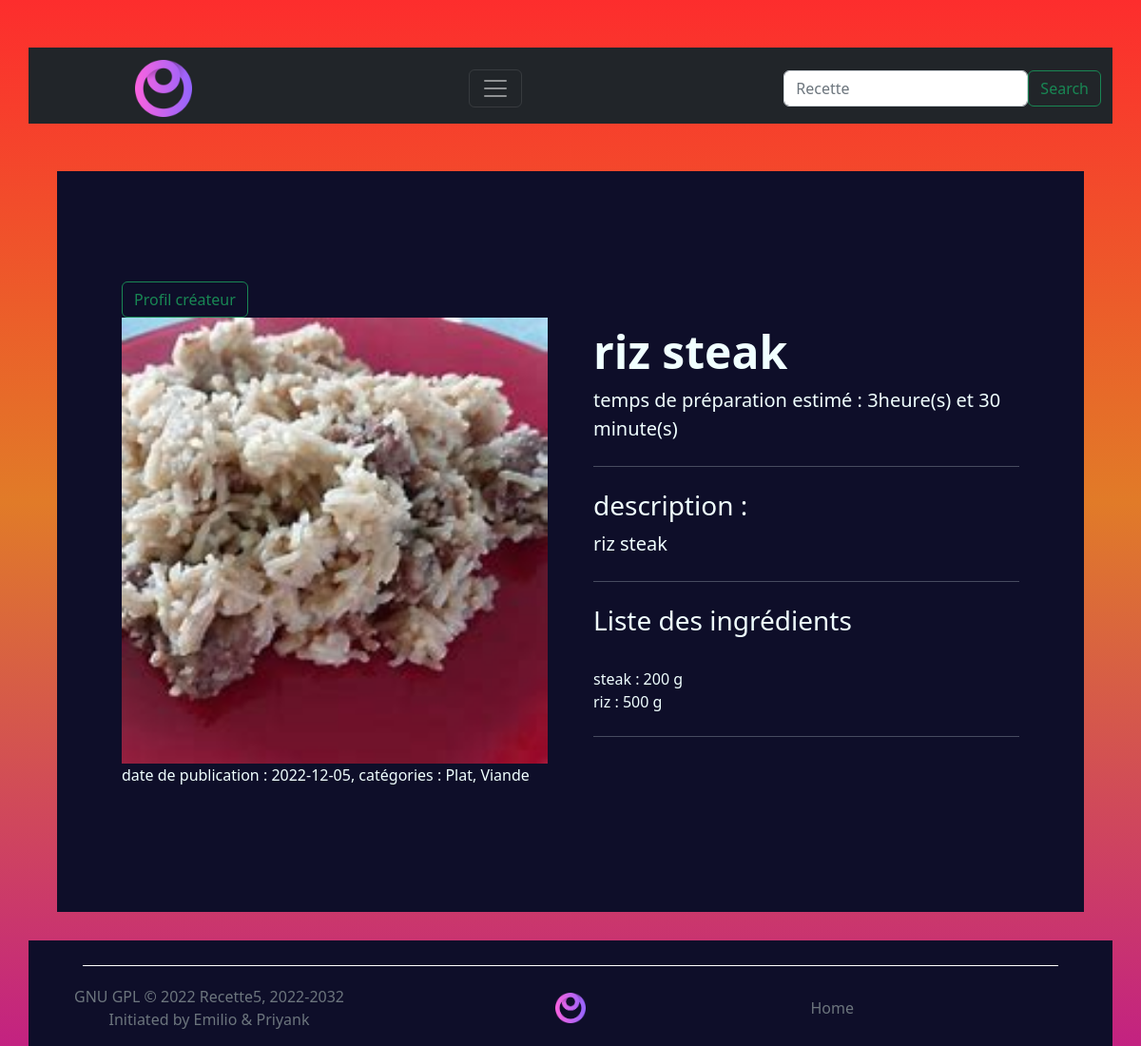
Page /index.php?module=recette&action=afficherMaRecette&idRecette=165 on the committed database.
### tables this page shows
CREATE TABLE `photo` (
  `idPhoto` bigint(20) UNSIGNED NOT NULL,
  `photo` varchar(50) DEFAULT NULL,
  `idRecette` bigint(20) UNSIGNED DEFAULT NULL
);

CREATE TABLE `Recette` (
  `idRecette` bigint(20) UNSIGNED NOT NULL,
  `titre` varchar(50) DEFAULT NULL,
  `tpsPreparration` int(11) DEFAULT NULL,
  `datePublication` date DEFAULT NULL,
  `description` varchar(1000) DEFAULT NULL,
  `noteAnnexe` varchar(50) DEFAULT NULL,
  `vegan` tinyint(1) DEFAULT NULL,
  `idUtilisateur` bigint(20) UNSIGNED DEFAULT NULL
);

CREATE TABLE `sousCategorie` (
  `idSousCategorie` bigint(20) UNSIGNED NOT NULL,
  `nomSousCategorie` varchar(50) NOT NULL,
  `idCategorie` bigint(20) UNSIGNED NOT NULL
);

CREATE TABLE `Categorie` (
  `idCategorie` bigint(20) UNSIGNED NOT NULL,
  `nom` varchar(50) DEFAULT NULL
);

CREATE TABLE `Utiliser` (
  `idRecette` bigint(20) UNSIGNED NOT NULL,
  `idIngredient` bigint(20) UNSIGNED NOT NULL,
  `Quantite` double DEFAULT NULL,
  `unite` varchar(50) DEFAULT NULL
);

CREATE TABLE `Ingredient` (
  `idIngredient` bigint(20) UNSIGNED NOT NULL,
  `nomIngredient` varchar(50) DEFAULT NULL
);

### module/mod_recette/mod_recette.php (called while the page is built, shortened)
<?php
    class ModRecette{
        public   function __construct() {
            $this->con=new ContRecette;
            $this->con->exec();
        }
    }
?>

### index.php (called while the page is built, shortened)
<?php
require_once('module/mod_recette/mod_recette.php');
$module = isset($_GET['module']) ? $_GET['module'] : 'rien' ;
switch ($module) {
      case "recette":
        new ModRecette();
      break;
}
include_once('template.php');
?>

### module/mod_recette/modele_recette.php (called while the page is built, shortened)
<?php
    class ModeleRecette extends Connexion{
         public function afficherPhoto($recette){
            $bdd=parent::$bdd;
            $sth = $bdd->prepare("SELECT photo FROM photo where idRecette=? ");
            $sth->execute(array($recette));
            $row = $sth->fetch();
            return $row;
         }
       public function  afficherMaRecette($idRecette){
        $bdd=parent::$bdd;
        $sthh = $bdd->prepare('SELECT * from Recette NATURAL join photo where idRecette=?') ;
            $sthh->execute(array($idRecette));
            $rows= $sthh->fetch();
            return $rows;
       }
       public function  afficherIngredientDeMaRecette($idRecette){
        $bdd=parent::$bdd;
        $sth=$bdd->prepare("SELECT idIngredient,nomIngredient,unite,Quantite FROM Utiliser NATURAL JOIN Ingredient WHERE idRecette=? ORDER BY idIngredient");
        $sth->execute(array($idRecette));
        $rows= $sth->fetchAll();
        return $rows;
       }
      public function afficherCategories($cat){
         $bdd = parent::$bdd;
         $sth = $bdd->prepare("SELECT idSousCategorie from Appartenir where idRecette=?");
         $sth->execute(array($cat));
         $row = $sth->fetch();
         if(isset($row['idSousCategorie'])){
            $sth2 = $bdd->prepare("SELECT nom , nomSousCategorie from Appartenir NATURAL JOIN Categorie NATURAL JOIN sousCategorie where idRecette=?");
            $sth2->execute(array($cat));
            $row2 = $sth2->fetch();
            return $row2;
         }else{
            $sth3 = $bdd->prepare("SELECT nom  from Appartenir NATURAL JOIN Categorie  where idRecette=?");
            $sth3->execute(array($cat));
            $row3 = $sth3->fetch();
            return $row3;
         }
      }
   }
?>

### module/mod_recette/vue_recette.php (the view, shortened to what this page needs)
<?php
class VueRecette extends VueGenerique
{
    public function afficherMaRecette($recette, $photo, $Ingredient, $commentaires, $categorie)
    {
        echo '
         <section class="py-5">
         <div class="container px-4 px-lg-5 my-5">
         <div class="row gx-4 gx-lg-5 align-items-center">
             <div class="col-md-6">';
        if (isset($_SESSION['id']) && $_SESSION['id'] == $recette['idUtilisateur']) echo '<a href="index.php?module=recette&action=AffichermodifierMaRecette&idRecette=' . htmlspecialchars($recette['idRecette']) . '"><button type="button" id="suppIngredient" class="btn btn-outline-primary" />Modifier</button></a>
                     <button type="button" class="btn btn-outline-danger" data-bs-toggle="modal" data-bs-target="#supprimer">Supprimer</button>
                    <div class="modal fade" id="supprimer" tabindex="-1" aria-labelledby="supprimer" aria-hidden="true">
                    <div class="modal-dialog modal-sm">
                        <div class="modal-content">
                        <div class="modal-header">
                            <h1 class="modal-title fs-5" id="supprimer" id="black">Voulez-vous vraiment supprimer cette recette ?</h1>
                            <button type="button" class="btn-close" data-bs-dismiss="modal" aria-label="Close"></button>
                        </div>
                        <div class="modal-body" id="supprimerRecette" >
                        </div>
                        </div>
                    </div>
                    </div>';
        else echo '<a href="index.php?module=profil&action=afficherProfilUtilisateur&idUtilisateur=' . $recette['idUtilisateur'] . '" ><button type="button" id="suppIngredient" class="btn btn-outline-success" />Profil créateur</button></a>';
        if ($photo['photo'] == NULL) echo '<img class="card-img-top mb-5 mb-md-0" src="image/image_recette/plat.png" alt="photo de la recette">';
        else echo '<img class="card-img-top mb-5 mb-md-0" src="image/image_recette/' . $photo['photo'] . '" alt="photo de la recette">';
        echo '<p>date de publication : ' . $recette['datePublication'] . ', catégories : ';
        if (isset($categorie['nom'])) echo $categorie['nom'];
        if (isset($categorie['nomSousCategorie'])) echo ', ' . $categorie['nomSousCategorie'];
        echo '</p></div>
             <div class="col-md-6">
                 <h1 class="display-5 fw-bolder">' . htmlspecialchars($recette['titre']) . '</h1>
                 <p class="lead">temps de préparation estimé : ';
        if (floor((htmlspecialchars($recette['tpsPreparration']) / 60)) != 0) echo floor((htmlspecialchars($recette['tpsPreparration']) / 60)) . 'heure(s) et ';
        echo (htmlspecialchars($recette['tpsPreparration']) % 60) . ' minute(s)</p>
                 <hr class="my-4">
                 <div class="fs-5 mb-2">';
        echo '</div>
                 <h3>description : </h3>
                 <p class="lead" id="descriptionAffichage">' . htmlspecialchars($recette['description']) . '</p>';
        echo '<hr class="my-4"><h3>Liste des ingrédients</h3>';
        foreach ($Ingredient as $value)
        {
            echo '<br> ' . htmlspecialchars($value['nomIngredient']) . ' : ' . htmlspecialchars($value['Quantite']) . ' ' . htmlspecialchars($value['unite']) . '';
        }
        echo '
                  <hr class="my-4">
                 <div class="d-flex">';
        echo '<div id="nbLike"></div>
                 </div>
             </div>
         </div>
     </div>
     </section>
      ';
    }
}
?>

### rows in the picture
photo: photo (picture), idRecette.datePublication "2022-12-05", idRecette.titre "riz steak", floor((htmlspecialchars($recette['tpsPreparration'])/60)) "3", htmlspecialchars($recette['tpsPreparration'])%60 "30", idRecette.description "riz steak"
souscategorie: idCategorie.nom "Plat", nomSousCategorie "Viande"
utiliser: idIngredient.nomIngredient "steak", Quantite "200", unite "g"
utiliser: idIngredient.nomIngredient "riz", Quantite "500", unite "g"
